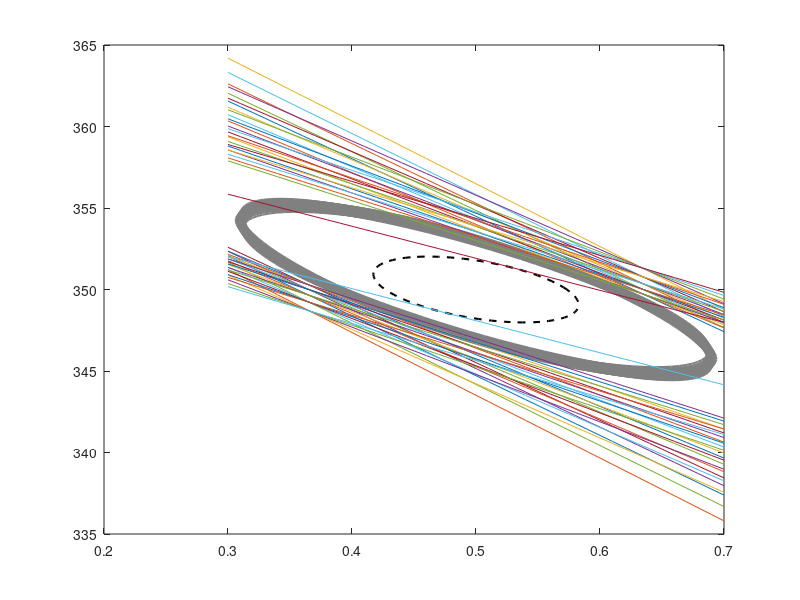

Source code (MATLAB):
ind1 = 1;
ind2 = 2;
clear clc

load CSTR_FYZ
%W = @(rho) Wval{1}(rho);
%Z = @(rho) Zval{1}(rho);

W = @(rho) inv (Zval0 + basis {1} (rho) * Zval1 + basis {2} (rho) * Zval2);
Z = @(rho) (Zval0 + basis {1} (rho) * Zval1 + basis {2} (rho) * Zval2);
F = @(rho) (Fval0 + basis {1} (rho) * Fval1 + basis {2} (rho) * Fval2);
vol1= [];
for i = 3:7%3:length(paramgrid)
    for j = 4:8%3:length(paramgrid2)
Rchol = chol(W([paramgrid(i),paramgrid2(j)]));
% Rchol = chol(W([0.5,350]));
 t = linspace(0, 2*pi, 100); % or any high number to make curve smooth
 z = [cos(t); sin(t)];
 ellipse = inv(Rchol([ind1,ind2],[ind1,ind2])) * z;
 plot(ellipse(1,:)+0.5, ellipse(2,:)+350,'Color',[0.5 0.5 0.5],'LineWidth',1.5)
 hold on
 vol1 = [vol1 prod(svd(Z([paramgrid(i),paramgrid2(j)])))];
 
 
 x = 0.3:0.01:0.7;
f = F([paramgrid(i),paramgrid2(j)]);
plot(x,-f(1)/f(2)*(x-0.5)+20/f(2) + 350)
plot(x,-f(1)/f(2)*(x-0.5)-20/f(2) + 350)

    end
end

##volend= [];
##%W = @(rho) Wval{10}(rho);
##%Z = @(rho) Zval{10}(rho);
##W = @(rho) inv (Zval0 + basis {1} (rho) * Zval1 + basis {2} (rho) * Zval2);
##Z = @(rho) (Zval0 + basis {1} (rho) * Zval1 + basis {2} (rho) * Zval2);
##for i = 3:7%3:length(paramgrid)
##    for j = 4:8%3:length(paramgrid2)
##Rchol = chol(W([paramgrid(i),paramgrid2(j)]));
##% Rchol = chol(W([0.5,350]));
## t = linspace(0, 2*pi, 100); % or any high number to make curve smooth
## z = [cos(t); sin(t)];
## ellipse = inv(Rchol([ind1,ind2],[ind1,ind2])) * z;
## plot(ellipse(1,:)+0.5, ellipse(2,:)+350,'Color','red','LineWidth',1.5)
## hold on
## volend = [volend prod(svd(Z([paramgrid(i),paramgrid2(j)])))];
##    end
##end

##load CSTR_LMI
##vol2 = [];
##W = @(rho) a * inv (Y0 + basis {1} (rho) * Y1 + basis {2} (rho) * Y2);
##Z = @(rho) 1 / a * (Y0 + basis {1} (rho) * Y1 + basis {2} (rho) * Y2);
##for i = 3:7%:length(paramgrid)
##    for j = 7:2:15%:length(paramgrid2)
##Rchol = chol(W([paramgrid(i),paramgrid2(j)]));
##% Rchol = chol(W([0.5,350]));
## t = linspace(0, 2*pi, 100); % or any high number to make curve smooth
## z = [cos(t); sin(t)];
## ellipse = inv(Rchol([ind1,ind2],[ind1,ind2])) * z;
## plot(ellipse(1,:)+0.5, ellipse(2,:)+350,'b','LineWidth',1.5)
## hold on
## vol2 = [vol2 prod(svd(Z([paramgrid(i),paramgrid2(j)])))];
##    end
##end


load CSTR_LMI_constant
volc = [];
Rchol = chol(W(1));
% Rchol = chol(W([0.5,350]));
 t = linspace(0, 2*pi, 100); % or any high number to make curve smooth
 z = [cos(t); sin(t)];
 ellipse = inv(Rchol([ind1,ind2],[ind1,ind2])) * z;
 plot(ellipse(1,:)+0.5, ellipse(2,:)+350,'k--','LineWidth',1.5)
 hold on
 volc = [volc prod(svd(Z(1)))];

x = 0.3:0.01:0.7;
F = X0/Y0;
plot(x,-F(1)/F(2)*(x-0.5)+20/F(2) + 350)
plot(x,-F(1)/F(2)*(x-0.5)-20/F(2) + 350)
